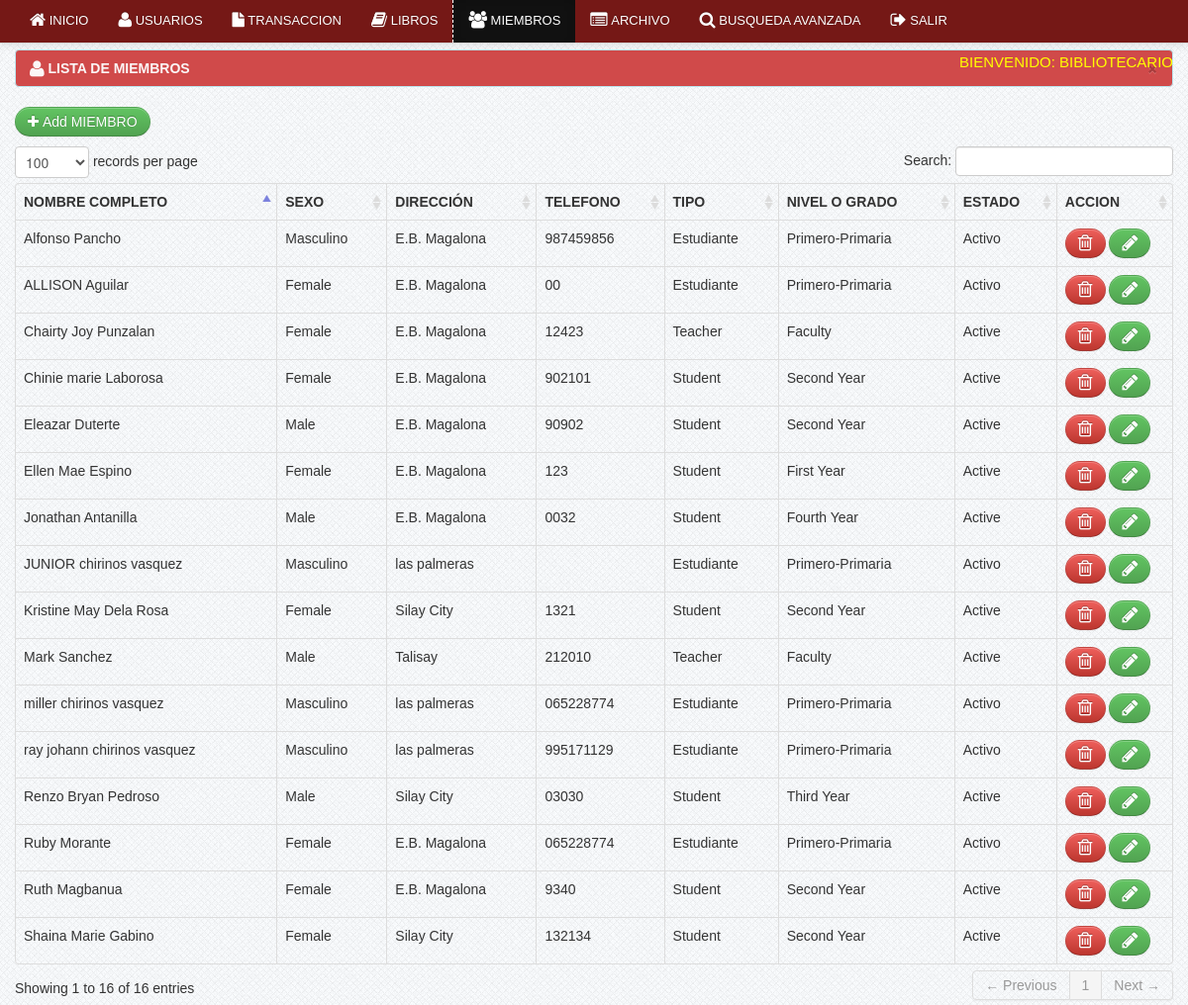
/librarian/member.php (signed in), run on the app's committed database.
### tables this page shows
CREATE TABLE IF NOT EXISTS `member` (
  `member_id` int(11) NOT NULL AUTO_INCREMENT,
  `firstname` varchar(100) NOT NULL,
  `lastname` varchar(100) NOT NULL,
  `gender` varchar(10) NOT NULL,
  `address` varchar(100) NOT NULL,
  `contact` varchar(100) NOT NULL,
  `type` varchar(100) NOT NULL,
  `year_level` varchar(100) NOT NULL,
  `status` varchar(100) NOT NULL,
  PRIMARY KEY (`member_id`)
);

### librarian/member.php (the view, shortened to what this page needs)
<?php include('header.php'); ?>
<?php include('navbar_member.php'); ?>
    <div class="container">
		<div class="margin-top">
			<div class="row">
			<div class="span12">
			   <div class="alert alert-info">
                                    <button type="button" class="close" data-dismiss="alert">&times;</button>
                                    <strong><i class="icon-user icon-large"></i>&nbsp;LISTA DE MIEMBROS</strong>
                                </div>
                            <table cellpadding="0" cellspacing="0" border="0" class="table  table-bordered" id="example">
								<p><a href="add_member.php" class="btn btn-success"><i class="icon-plus"></i>&nbsp;Add MIEMBRO</a></p>
                                <thead>
                                    <tr>
                                        <th>NOMBRE COMPLETO</th>
                                        <th>SEXO</th>
										<th>Dirección</th>
										<th>TELEFONO</th>
										<th>Tipo</th>
										<th>Nivel o grado</th>
										<th>ESTADO</th>
										<th>Accion</th>
                                    </tr>
                                </thead>
                                <tbody>
                                  <?php  $user_query=mysql_query("select * from member")or die(mysql_error());
									while($row=mysql_fetch_array($user_query)){
									$id=$row['member_id'];  ?>
									<tr class="del<?php echo $id ?>">
                                    <td><?php echo $row['firstname']." ".$row['lastname']; ?></td>
                                    <td><?php echo $row['gender']; ?> </td>
                                    <td><?php echo $row['address']; ?> </td>
                                    <td><?php echo $row['contact']; ?></td>
									<td><?php echo $row['type']; ?></td>
									<td><?php echo $row['year_level']; ?></td>
									<td><?php echo $row['status']; ?></td>
                                    <td width="100">
                                        <a rel="tooltip"  title="Eliminar" id="<?php echo $id; ?>" href="#delete_student<?php echo $id; ?>" data-toggle="modal"    class="btn btn-danger"><i class="icon-trash icon-large"></i></a>
										<a  rel="tooltip"  title="Editar" id="e<?php echo $id; ?>" href="edit_member.php<?php echo '?id='.$id; ?>" class="btn btn-success"><i class="icon-pencil icon-large"></i></a>
                                    </td>
                                    </tr>
									<?php  }  ?>
                                </tbody>
                            </table>
			</div>
			</div>
		</div>
    </div>
<?php include('footer.php') ?>

### librarian/header.php (shortened to what this page needs)
<!DOCTYPE html>
<html>
<head>
			<link href="../css/bootstrap.css" rel="stylesheet" media="screen">
			<link href="../css/bootstrap-responsive.css" rel="stylesheet" media="screen">
			<link href="../css/docs.css" rel="stylesheet" media="screen">
			<link href="../css/diapo.css" rel="stylesheet" media="screen">
			<link href="../css/font-awesome.css" rel="stylesheet" media="screen">
			<link rel="stylesheet" type="text/css" href="../css/style.css" />
			<link rel="stylesheet" type="text/css" href="../css/DT_bootstrap.css" />
			<link rel="stylesheet" type="text/css" media="print" href="../css/print.css" />
        <link href="../css/datepicker.css" rel="stylesheet" type="text/css" />
</head>
<body>

### librarian/navbar_member.php (shortened to what this page needs)
 <div class="navbar navbar-fixed-top navbar-inverse">
       <div class="navbar-inner">
           <div class="container">
               <div class="nav-collapse collapse">
<ul class="nav">
<li><a href="dashboard.php"><i class="icon-home icon-large"></i>&nbsp;INICIO</a></li>
<li><a href="users.php"><i class="icon-user icon-large"></i>&nbsp;USUARIOS</a></li>
<?php
 include('dropdown.php');
?>
<li><a href="books.php"><i class="icon-book icon-large"></i>&nbsp;LIBROS</a></li>
<li class="active"><a href="member.php"><i class="icon-group icon-large"></i>&nbsp;MIEMBROS</a></li>
<li><a href="archive.php"><i class="icon-list-alt icon-large"></i>&nbsp;ARCHIVO</a></li>
<li><a href="#myModal" data-toggle="modal"><i class="icon-search icon-large"></i>&nbsp;BUSQUEDA AVANZADA</a></li>
<li><a href="logout.php"><i class="icon-signout icon-large"></i>&nbsp;SALIR</a></li>
</ul>
 <div class="pull-right">
	<div class="admin">BIENVENIDO: BIBLIOTECARIO</div>
                </div>
               </div>
           </div>
       </div>
   </div>

### librarian/dropdown.php (shortened to what this page needs)
<li>
<a href="borrow.php"  data-toggle="dropdown" ><i class="icon-file icon-large"></i> Transaccion</a>
</li>

### librarian/footer.php (shortened to what this page needs)
        <link href="vendors/chosen.min.css" rel="stylesheet" media="screen">
		<link href="vendors/uniform.default.css" rel="stylesheet" media="screen">
</body>
</html>

### css/docs.css (style rules this page uses)
body { font-family:'TR Century Gothic',Helvetica,Arial,sans-serif !important; }
.btn { border-radius: 25px !important; }
.alert { text-shadow: none; }
th { text-transform:uppercase; }
.nav li a { text-transform:uppercase; }
.admin { color: yellow; font-size: 15px; margin-top: 10px; text-transform: uppercase; }
.margin-top { margin-top:50px; }
body { background: url(../img/grid_noise.png); position: relative; }
body > .navbar { font-size: 13px; }

### css/print.css (style rules this page uses)
.navbar { display:none; }
th { text-align:left; }
td { text-align:left; border-top:1px solid; padding:2px; }
.btn { display:none; }
.alert { display:none; }
body { font-family:arial; font-size:13px; }
.nav { display:none; }

### data on the page
member: firstname "Mark", lastname "Sanchez", gender "Male", address "Talisay", contact "212010", type "Teacher", year_level "Faculty", status "Active"
member: firstname "ALLISON", lastname "Aguilar", gender "Female", address "E.B. Magalona", contact "00", type "Estudiante", year_level "Primero-Primaria", status "Activo"
member: firstname "Alfonso", lastname "Pancho", gender "Masculino", address "E.B. Magalona", contact "987459856", type "Estudiante", year_level "Primero-Primaria", status "Activo"
member: firstname "Jonathan", lastname "Antanilla", gender "Male", address "E.B. Magalona", contact "0032", type "Student", year_level "Fourth Year", status "Active"
member: firstname "Renzo Bryan", lastname "Pedroso", gender "Male", address "Silay City", contact "03030", type "Student", year_level "Third Year", status "Active"
member: firstname "Eleazar", lastname "Duterte", gender "Male", address "E.B. Magalona", contact "90902", type "Student", year_level "Second Year", status "Active"
member: firstname "Ellen Mae", lastname "Espino", gender "Female", address "E.B. Magalona", contact "123", type "Student", year_level "First Year", status "Active"
member: firstname "Ruth", lastname "Magbanua", gender "Female", address "E.B. Magalona", contact "9340", type "Student", year_level "Second Year", status "Active"
member: firstname "Shaina Marie", lastname "Gabino", gender "Female", address "Silay City", contact "132134", type "Student", year_level "Second Year", status "Active"
member: firstname "Chairty Joy", lastname "Punzalan", gender "Female", address "E.B. Magalona", contact "12423", type "Teacher", year_level "Faculty", status "Active"
member: firstname "Kristine May", lastname "Dela Rosa", gender "Female", address "Silay City", contact "1321", type "Student", year_level "Second Year", status "Active"
member: firstname "Chinie marie", lastname "Laborosa", gender "Female", address "E.B. Magalona", contact "902101", type "Student", year_level "Second Year", status "Active"
member: firstname "Ruby", lastname "Morante", gender "Female", address "E.B. Magalona", contact "065228774", type "Estudiante", year_level "Primero-Primaria", status "Activo"
member: firstname "ray johann", lastname "chirinos vasquez", gender "Masculino", address "las palmeras", contact "995171129", type "Estudiante", year_level "Primero-Primaria", status "Activo"
member: firstname "JUNIOR", lastname "chirinos vasquez", gender "Masculino", address "las palmeras", type "Estudiante", year_level "Primero-Primaria", status "Activo"
member: firstname "miller", lastname "chirinos vasquez", gender "Masculino", address "las palmeras", contact "065228774", type "Estudiante", year_level "Primero-Primaria", status "Activo"
